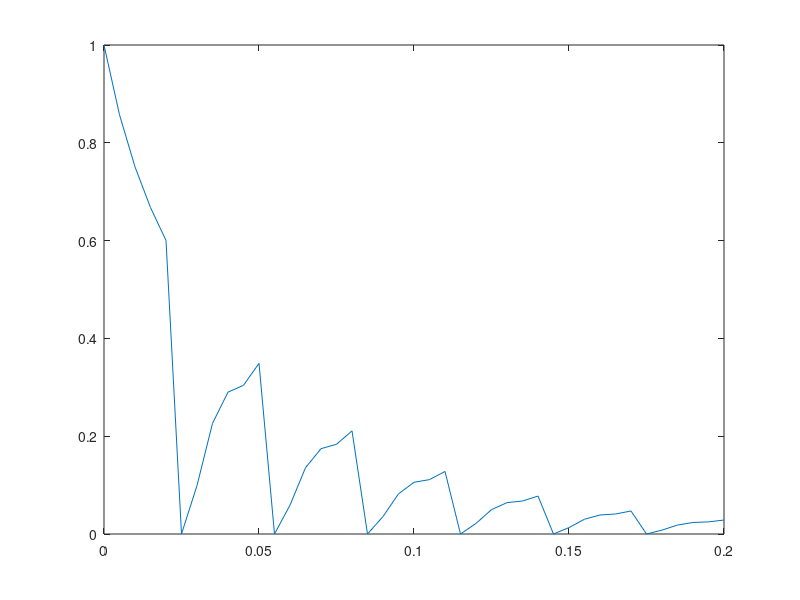

Here is the MATLAB script that generated this plot: (Note: this script raises an error after producing the figure.)
%Script tries to implement the MERA approach for mGRE data


 
gamma = 267.51;  

te = [0:5:200]*1E-3; %s

T1exin = 0.5*1200; %ms
T1my = 10; %ms
Amy = 0.2; 
Aexin = 0.8; 
T2my = 10; %ms
T2exin = 60; %ms

%add macroscopic signal decay. 
Gz = 0.3; 
z0 = 4; 
Fn = abs(sinc(gamma*Gz*te/2)'); 
Fn = [ones(1,5) repmat([0.0, 0.2, 0.5, 0.7,0.8, 1], [1,6])]'; 

MWF_true = Amy/(Amy + Aexin)

Smy = Amy*exp(-te*1E3./T2my); 
Sexin = Aexin*exp(-te*1E3./T2exin); 
S = (Smy + Sexin).*abs(Fn)';


% Fn(:) = 1; 
fitting.Fn = Fn; 


figure; 
plot(te, S); 


data.t = te'; 
data.D = 30*S'; 





fitting.regtyp = 'me';
% % optional inputs for 'mg' fitting
% fitting.widthgauss = 5;
% fitting.numbergauss = 2;
% fitting.T0gauss = [0.02 0.07]';
% fitting.numberT0 = 5;

% for conventional regularization, the regulization weighting must be
% adjusted. This can be done manually (fitting.regadj = 'manual') or using
% one of two automatic methods ('gcv' and 'erinc') -- see literature
% references in code
fitting.regadj = 'manually';
 fitting.regweight = 0.1;

% graph the results or not. This input is irrelevant if
% analysis.interactive = 'y'

analysis.graph = 'n';

% define the range of time constants to fit. Note that for 'mg' fitting,
% this is the full range of the spectrum, but the lowest and highest mean
% component time constants (echoed to display) cover a narrower domain
fitting.rangeT = [2.5e-3 0.25];

% define the number of time constants in the spectrum
fitting.numberT = 200;

% set the non-negative least square (NNLS) code. In most cases, the supplied
% nnlsmex fuction is the fastest NNLS solver. You may need to compile this
% for your system. Or you can specify the MATLAB fuction,
% fitting.nnlscode = 'lsqnonneg'. 

% You can automatically or manually extract a finite number of component
% amplitudes and time constants. Test this out with the interactive GUI.
analysis.extract = 'auto';
analysis.numberextract = 2;




tic
[out1D,fittingout]=MERA_with_Fm(data,fitting,Fn,analysis);
toc
t_spec = out1D.T;
[val, idx] = min(abs( out1D.T - 0.025)); 
 MWF = sum(out1D.S(1:idx,:))./sum(out1D.S)
figure; plot(out1D.T, out1D.S)

% A = [23 42 37 15 52];
% M = min(A)





